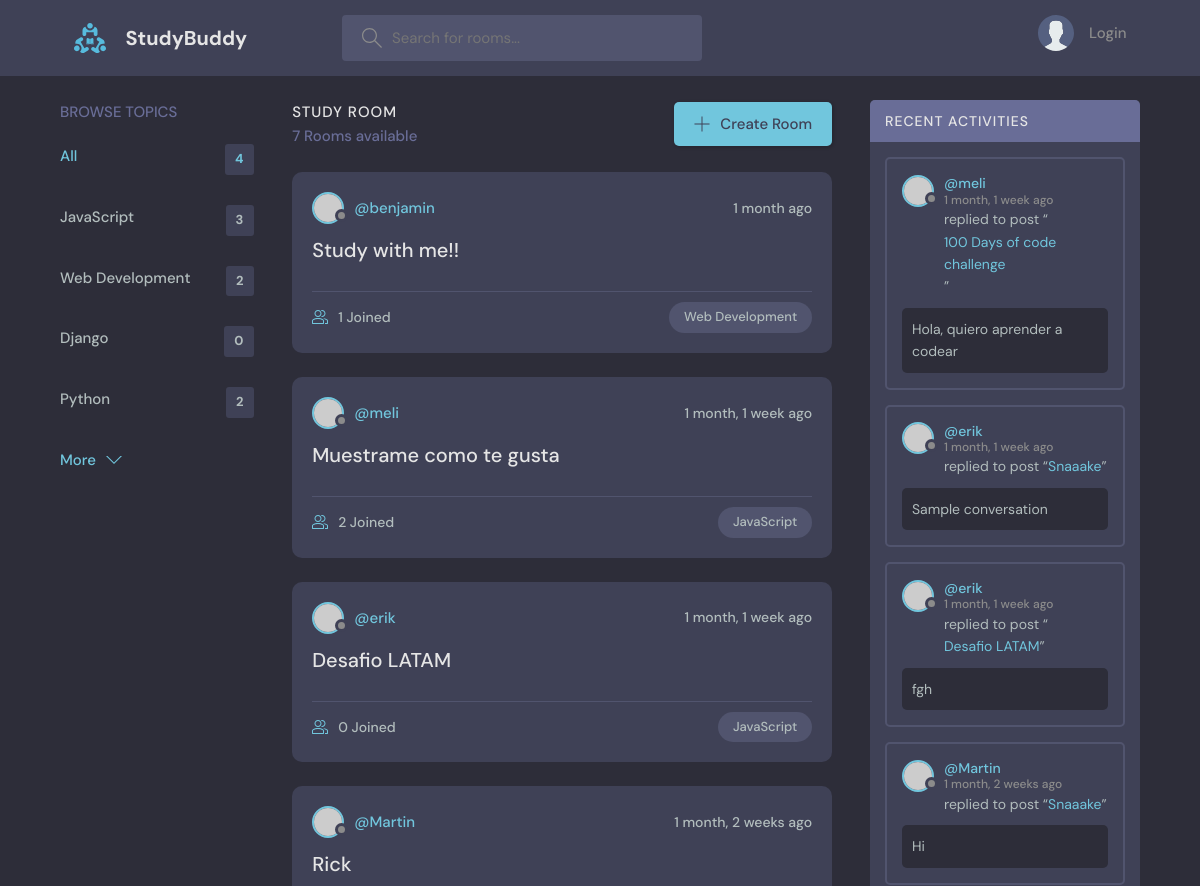
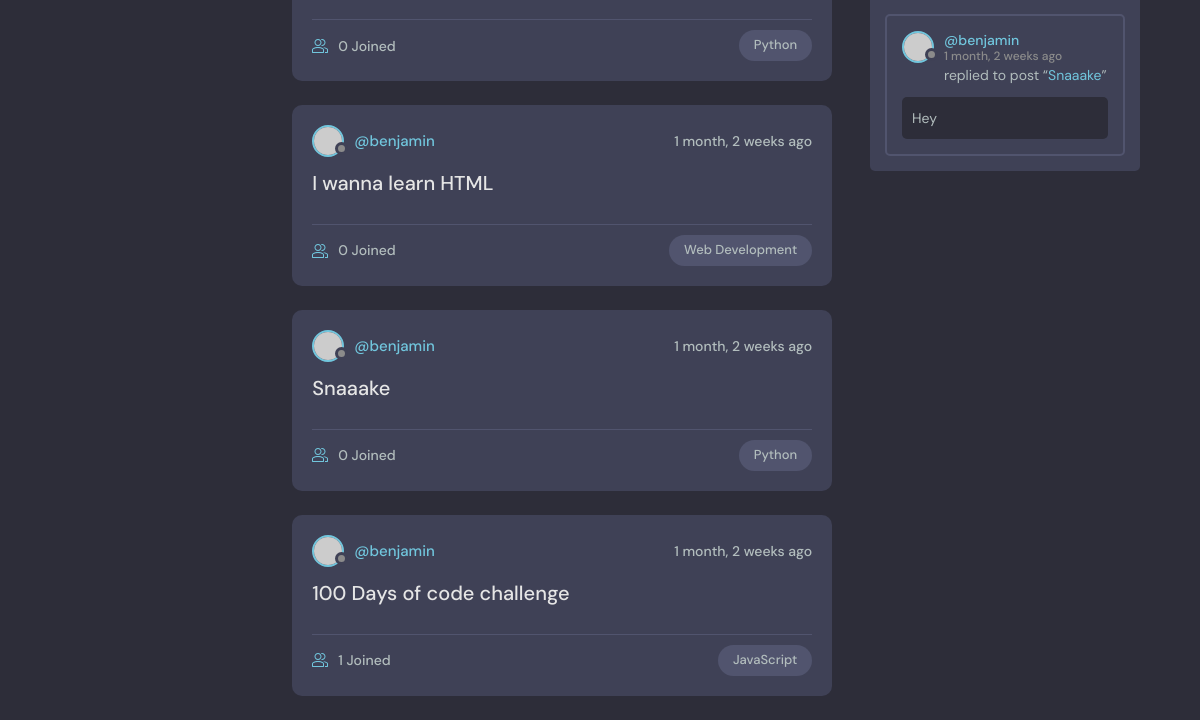
The app's page /, older data (2 pictures, top to bottom).
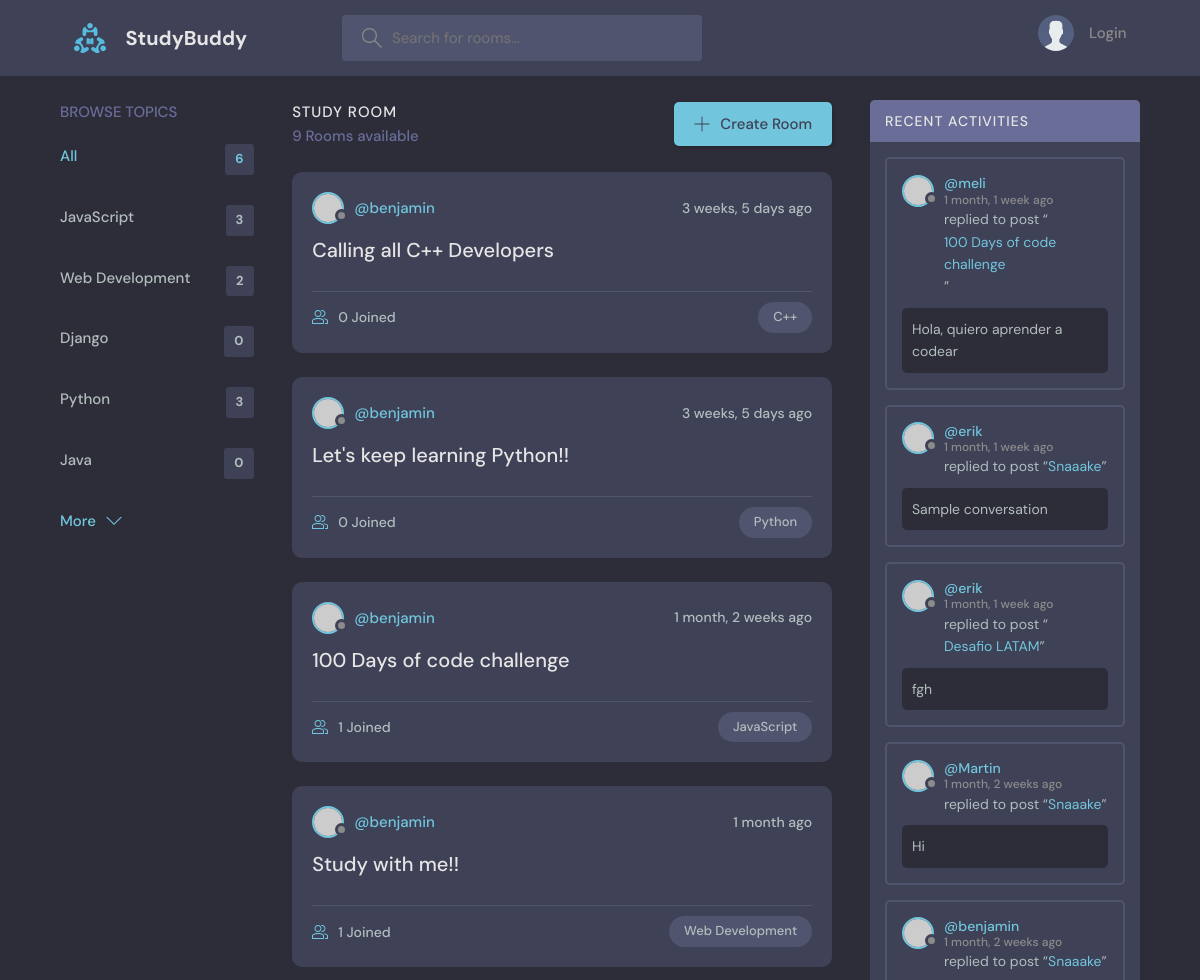
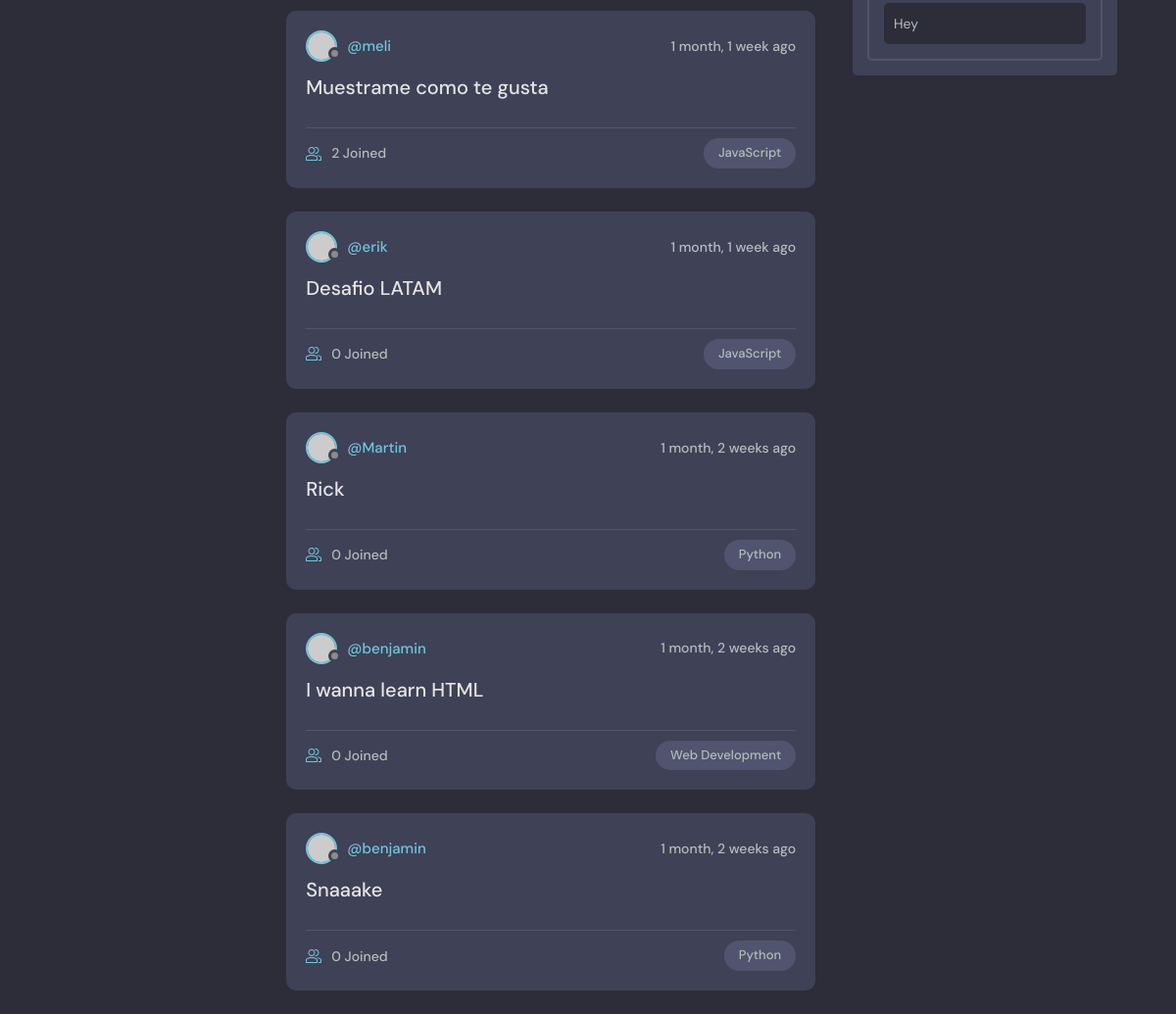
The same page, newer data (2 pictures, top to bottom).
### base/models.py (models this page shows, shortened)
class Topic(models.Model):
    name = models.CharField(max_length=200)

class Room(models.Model):
    host = models.ForeignKey(User, on_delete=models.SET_NULL, null=True)
    topic = models.ForeignKey(Topic, on_delete=models.SET_NULL, null=True)
    name = models.CharField(max_length=200)
    description = models.TextField(null=True, blank=True)
    participants = models.ManyToManyField(
        User, related_name='participants', blank=True)
    updated = models.DateTimeField(auto_now=True)
    created = models.DateTimeField(auto_now_add=True)
    class Meta:
        ordering = ['-updated', '-created']
    def __str__(self):
        return self.name

class Message(models.Model):
    user = models.ForeignKey(User, on_delete=models.CASCADE)
    room = models.ForeignKey(Room, on_delete=models.CASCADE)
    body = models.TextField()
    updated = models.DateTimeField(auto_now=True)
    created = models.DateTimeField(auto_now_add=True)
    class Meta:
        ordering = ['-updated', '-created']

### base/views.py (the view)
# urls.py: path('', views.home, name='home'),
def home(request):
    q = request.GET.get('q') if request.GET.get('q') != None else ''
    rooms = Room.objects.filter(
        Q(topic__name__icontains=q) |
        Q(name__icontains=q) |
        Q(description__icontains=q)
    )
    total_topics_count = Topic.objects.all().count()
    topics = Topic.objects.all()[0:5]
    room_count = rooms.count()
    room_messages = Message.objects.filter(Q(room__topic__name__icontains=q))
    context = {'rooms': rooms, 'topics': topics,
               'room_count': room_count, 'room_messages': room_messages, 'total_topics_count': total_topics_count}
    return render(request, 'base/home.html', context)

### base/templates/base/home.html (shortened to what this page needs)
{% extends 'main.html' %}
{% block content %}
<main class="layout layout--3">
  <div class="container">
    {% include 'base/topics_component.html' %}
    <div class="roomList">
      <div class="roomList__header">
        <div>
          <h2>Study Room</h2>
          <p>{{room_count}} Rooms available</p>
        </div>
        <a class="btn btn--main" href="{% url 'create-room' %}">
          <svg version="1.1" xmlns="http://www.w3.org/2000/svg" width="32" height="32" viewBox="0 0 32 32">
            <title>add</title>
            <path
              d="M16.943 0.943h-1.885v14.115h-14.115v1.885h14.115v14.115h1.885v-14.115h14.115v-1.885h-14.115v-14.115z">
            </path>
          </svg>
          Create Room
        </a>
      </div>
      {% include 'base/feed_component.html' %}
    </div>
    {% include 'base/activity_component.html' %}
  </div>
</main>
{% endblock %}

### base/templates/base/topics_component.html
<div class="topics">
    <div class="topics__header">
        <h2>Browse Topics</h2>
    </div>
    <ul class="topics__list">
        <li>
            <a href="{% url 'home' %}" class="active">All <span>{{total_topics_count}}</span></a>
        </li>
        {% for topic in topics %}
        <li>
            <a href="{% url 'home' %}?q={{topic.name}}">{{topic.name}} <span>{{topic.room_set.all.count}}</span></a>
        </li>
        {% endfor %}
    </ul>
    <a class="btn btn--link" href="{% url 'topics' %}">
        More
        <svg version="1.1" xmlns="http://www.w3.org/2000/svg" width="32" height="32" viewBox="0 0 32 32">
            <title>chevron-down</title>
            <path d="M16 21l-13-13h-3l16 16 16-16h-3l-13 13z"></path>
        </svg>
    </a>
</div>

### base/templates/base/feed_component.html (shortened to what this page needs)
{%for room in rooms%}
<div class="roomListRoom">
    <div class="roomListRoom__header">
        <a href="{% url 'user-profile' room.host.id %}" class="roomListRoom__author">
            <div class="avatar avatar--small">
                <img src="https://randomuser.me/api/portraits/women/11.jpg" />
            </div>
            <span>@{{room.host.username}}</span>
        </a>
        <div class="roomListRoom__actions">
            <span>{{room.created|timesince}} ago</span>
        </div>
    </div>
    <div class="roomListRoom__content">
        <a href="{%url 'room' room.id%}">{{room.name}}</a>
    </div>
    <div class="roomListRoom__meta">
        <a href="{%url 'room' room.id%}" class="roomListRoom__joined">
            {{room.participants.all.count}} Joined
        </a>
        <p class="roomListRoom__topic">{{room.topic.name}}</p>
    </div>
</div>
{%endfor%}

### base/templates/base/activity_component.html (shortened to what this page needs)
<div class="activities">
    <div class="activities__header">
        <h2>Recent Activities</h2>
    </div>
    {% for message in room_messages %}
    <div class="activities__box">
        <div class="activities__boxHeader roomListRoom__header">
            <a href="{% url 'user-profile' message.user.id %}" class="roomListRoom__author">
                <div class="avatar avatar--small">
                    <img src="https://randomuser.me/api/portraits/women/11.jpg" />
                </div>
                <p>
                    @{{message.user}}
                    <span>{{message.created|timesince}} ago</span>
                </p>
            </a>
        </div>
        <div class="activities__boxContent">
            <p>replied to post “<a href="{% url 'room' message.room.id %}">{{message.room}}</a>”</p>
            <div class="activities__boxRoomContent">
                {{message.body}}
            </div>
        </div>
    </div>
    {% endfor %}
</div>

Row changes from the older to the newer data that the page shows:
computed for Topic "Python": room_set.all.count "2" → "3"
added Topic: name "Java", room_set.all.count "0"
added Room: host.username "benjamin", created "3 weeks, 5 days", name "Calling all C++ Developers", participants.all.count "0", topic.name "C++"
added Room: host.username "benjamin", created "3 weeks, 5 days", name "Let's keep learning Python!!", participants.all.count "0", topic.name "Python"
changed Room "100 Days of code challenge": moves up the list
Text that changed along with them:
{{ total_topics_count }}: "4" → "6"
{{ room_count }}: "7" → "9"
